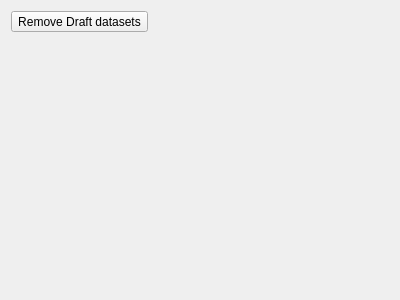
<?xml version="1.0" encoding="UTF-8"?>
<ui version="4.0">
 <class>Form</class>
 <widget class="QWidget" name="Form">
  <property name="geometry">
   <rect>
    <x>0</x>
    <y>0</y>
    <width>400</width>
    <height>300</height>
   </rect>
  </property>
  <property name="windowTitle">
   <string>Form</string>
  </property>
  <layout class="QVBoxLayout" name="verticalLayout">
   <item>
    <widget class="QToolButton" name="toolButton_drafts">
     <property name="text">
      <string>Remove Draft datasets</string>
     </property>
    </widget>
   </item>
   <item>
    <spacer name="verticalSpacer">
     <property name="orientation">
      <enum>Qt::Vertical</enum>
     </property>
     <property name="sizeHint" stdset="0">
      <size>
       <width>20</width>
       <height>40</height>
      </size>
     </property>
    </spacer>
   </item>
  </layout>
 </widget>
 <resources/>
 <connections/>
</ui>
